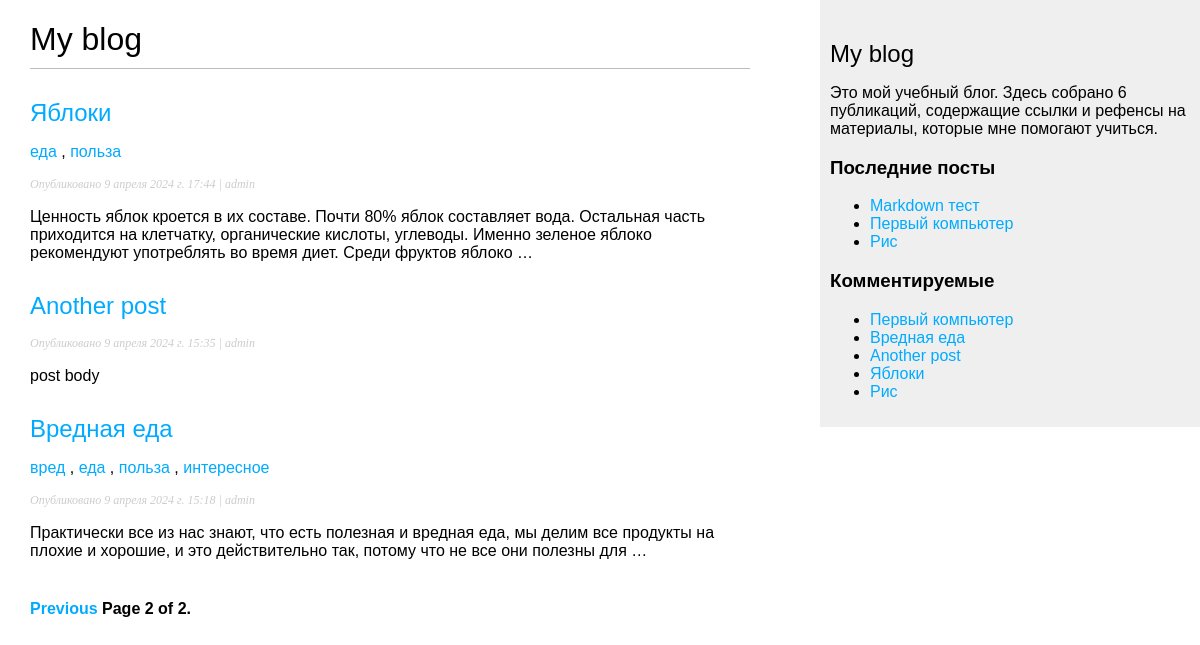
Screenshot of /blog/?page=2 with the database file from the repository.
### blog/models.py (models this page shows, shortened)
class Post(models.Model):
    class Status(models.TextChoices):
        DRAFT = 'DF', 'Draft'
        PUBLISHED = 'PB', 'Published'
    title = models.CharField(max_length=250)
    slug = models.SlugField(max_length=250,
                            unique_for_date='publish')
    body = models.TextField()
    publish = models.DateTimeField(default=timezone.now)
    created = models.DateTimeField(auto_now_add=True)
    updated = models.DateTimeField(auto_now=True)
    status = models.CharField(max_length=2,
                            choices=Status.choices,
                            default=Status.DRAFT)
    author = models.ForeignKey(User,
                            on_delete=models.CASCADE,
                            related_name='blog_posts')
    tags = TaggableManager()
    objects = models.Manager()
    published = PublishedManager()
    class Meta:
        ordering = [
            '-publish'
        ]
        indexes = [
            models.Index(fields=['-publish'])
        ]
    def get_absolute_url(self):
        return reverse('blog:post_detail',
                    args=[self.publish.year,
                        self.publish.month,
                        self.publish.day,
                        self.slug])

### blog/views.py (the view)
# urls.py: path('', views.post_list, name='post_list'),
def post_list(request, tag_slug=None):
    post_list = Post.published.all()
    tag = None
    if tag_slug:
        tag = get_object_or_404(Tag, slug=tag_slug)
        post_list = post_list.filter(tags__in=[tag])
    paginator = Paginator(post_list, 3)
    page_number = request.GET.get('page', 1)
    try:
        posts = paginator.page(page_number)
    except PageNotAnInteger:
        posts = paginator.page(1)
    except EmptyPage:
        posts = paginator.page(paginator.num_pages)
    return render(request,
                'blog/post/list.html',
                {'posts': posts, 'tag': tag},)

### blog/models.py (called while the page is built)
    def get_queryset(self) -> models.QuerySet:
        return super().get_queryset().filter(status=Post.Status.PUBLISHED)

### blog/templatetags/custom_tags.py (called while the page is built)
@register.simple_tag
def total_posts():
    return Post.published.count()

@register.inclusion_tag('blog/post/latest_post.html')
def show_latest_posts(count=5):
    latest_posts = Post.published.order_by('-publish')[:count]
    return {'latest_posts': latest_posts}

@register.simple_tag
def get_most_commented_posts(count=5):
    return Post.published.annotate(
        total_comments=Count('comments')
    ).order_by('-total_comments')[:count]

@register.filter(name='markdown')
def markdown_format(text):
    return mark_safe(markdown.markdown(text))

### blog/templates/blog/post/list.html (shortened to what this page needs)
{% extends 'blog/base.html' %}
{% load custom_tags %}
{% block content %}
    <h1>My blog</h1>
    {% for post in posts %}
        <h2>
            <a href="{{post.get_absolute_url}}">
                {{ post.title }}
            </a>
        </h2>
        <p class="tags">
            {% for tag in post.tags.all %}
                <a href="{% url 'blog:post_list_by_tag' tag.slug %}">
                    {{ tag.name }}
                </a>
                {% if not forloop.last %}, {% endif %}
            {% endfor %}
        </p>
        <p class="date">
            Опубликовано {{ post.publish }} | {{ post.author }}
        </p>
        {{ post.body|markdown|truncatewords_html:30 }}
    {% endfor %}
    {% include 'pagination.html' with page=posts %}
{% endblock content %}

### blog/templates/blog/base.html (shortened to what this page needs)
{% load static %}
{% load custom_tags %}
<!DOCTYPE html>
<html>
<head>
    <link href="{% static 'css/blog.css' %}" rel="stylesheet">
</head>
    <body>
        <div id="content">
            {% block content %}
            {% endblock %}
        </div>
    <div id="sidebar">
        <h2>My blog</h2>
        <p>Это мой учебный блог. Здесь собрано {% total_posts %} публикаций, содержащие ссылки и рефенсы на материалы, которые мне помогают учиться.
        </p>
        <h3>Последние посты</h3>
        {% show_latest_posts 3 %}
        <h3>Комментируемые</h3>
        {% get_most_commented_posts as most_commented_posts %}
        <ul>
            {% for post in most_commented_posts %}
                <li>
                    <a href="{{ post.get_absolute_url }}"> {{ post.title }}</a>
                </li>
            {% endfor %}
        </ul>
    </div>
</body>
</html>

### blog/templates/blog/post/latest_post.html
<ul>
    {% for post in latest_posts %}
        <li>
            <a href="{{ post.get_absolute_url }}"> {{ post.title }}</a>
        </li>
    {% endfor %}
</ul>

### blog/static/css/blog.css (style rules this page uses)
body { margin:0; padding:0; font-family:helvetica, sans-serif; }
a { color:#00abff; text-decoration:none; }
h1 { font-weight:normal; border-bottom:1px solid #bbb; padding:0 0 10px 0; }
h2 { font-weight:normal; margin:30px 0 0; }
#content { float:left; width:60%; padding:0 0 0 30px; }
#sidebar { float:right; width:30%; padding:10px; background:#efefef; height:100%; }
p.date { color:#ccc; font-family: georgia, serif; font-size: 12px; font-style: italic; }

### rows the page displays
Post: title "Яблоки", publish "9 апреля 2024 г. 17:44", author "admin", body "Ценность яблок кроется в их составе. Почти 80% яблок составляет вода. Остальная часть приходится на клетчатку, органические кислоты, углеводы. Именно зеленое яблоко рекомендуют употреблять во время диет. Среди фруктов яблоко …"
Tag: name "еда"
Tag: name "польза"
Post: title "Another post", publish "9 апреля 2024 г. 15:35", author "admin", body "post body"
Post: title "Вредная еда", publish "9 апреля 2024 г. 15:18", author "admin", body "Практически все из нас знают, что есть полезная и вредная еда, мы делим все продукты на плохие и хорошие, и это действительно так, потому что не все они полезны для …"
Tag: name "вред"
Tag: name "интересное"
Post: title "Markdown тест"
Post: title "Первый компьютер"
Post: title "Рис"

### other values shown
{{ page.number }} "2"
{{ page.paginator.num_pages }} "2"
